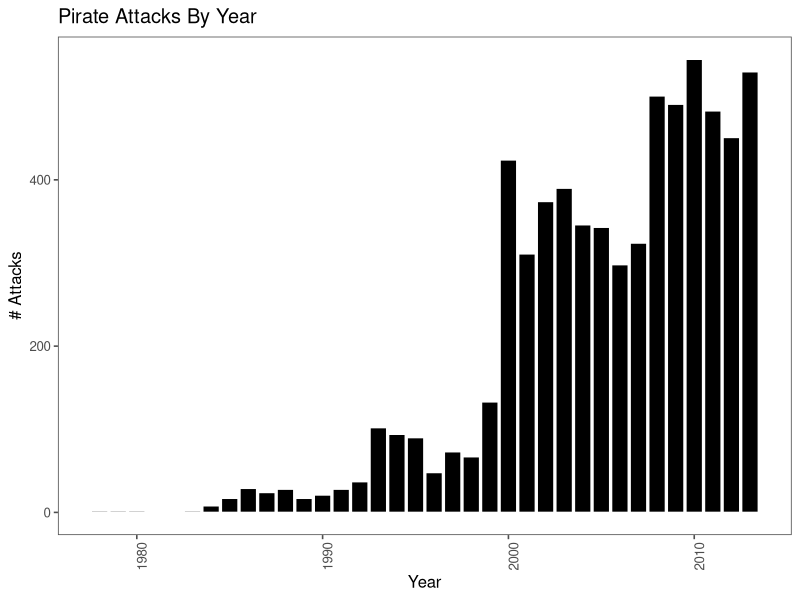
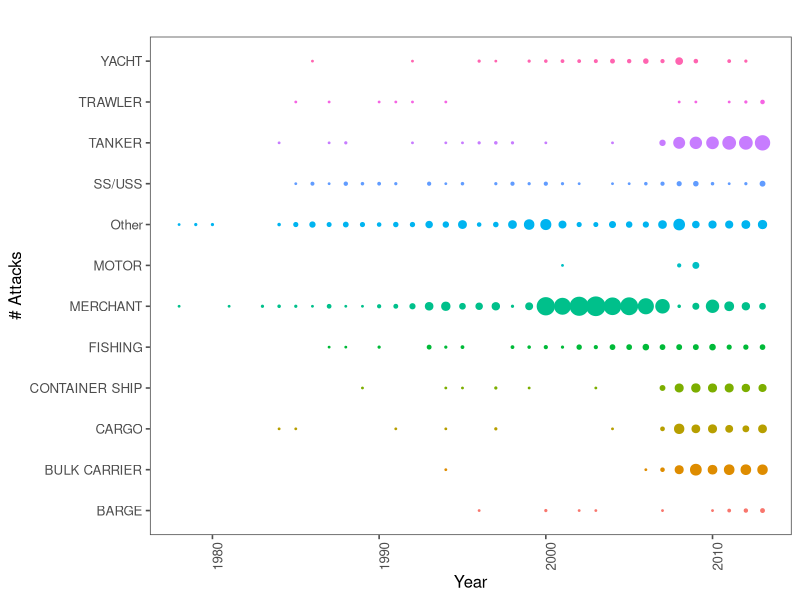

Source code (R) for these figures, in order: (Note: this script raises an error after producing the figures.)
library(plyr)
library(ggplot2)
library(gridExtra)
library(ggthemes)

# I extracted the year column (I made a year column) and vessel type column
# then did a ton of text maniuplation to get the final set of factors. It's
# a pretty messy column and ended up lumping more than I liked into "Other"
# 
# You can make the year field with:
#
# pirates.df$year <- strftime(pirates.df$DateOfOcc, "%Y")
#
# but be warned there's a bad year in there that you'll have to deal with.
#
# I then ran:
#
# p3.df <- count(p2.df,c("Year","Vessel.Type"))
# 
# to generate that data frame, but since both CSVs are extracted, you don't
# really need to go through the machinations yourself.
#

# read year|vessel.type
p2.df <- read.csv("p2.csv", stringsAsFactors=FALSE)
# aggregated by year & vessel.type
p3.df <- read.csv("p3.csv", stringsAsFactors=FALSE)
# the full data set
pirates.df <- read.csv("pirates.csv", stringsAsFactors=FALSE)

# simple bar graph of totals
p <- ggplot(pirates.df, aes(x=year))
p <- p + geom_bar(binwidth=1, color="white", fill="black")
p <- p + labs(x="Year", y="# Attacks", title="Pirate Attacks By Year")
p <- p + theme_few() 
p <- p + theme(axis.text.x = element_text(angle = 90, hjust = 1))
p

# dot plot by year and vessel type
p2 <- ggplot(p3.df, aes(x=Year, y=Vessel.Type, size=freq))
p2 <- p2 + geom_point(aes(color=Vessel.Type))
p2 <- p2 + scale_size_area()
p2 <- p2 + labs(x="Year", y="# Attacks", title="Pirate Attacks By Year & Vessel Type")
p2 <- p2 + theme_few()
p2 <- p2 + theme(axis.text.x = element_text(angle = 90, hjust = 1))
p2 <- p2 + theme(legend.position=0)
p2

# all in one
grid.arrange(p,p2)
